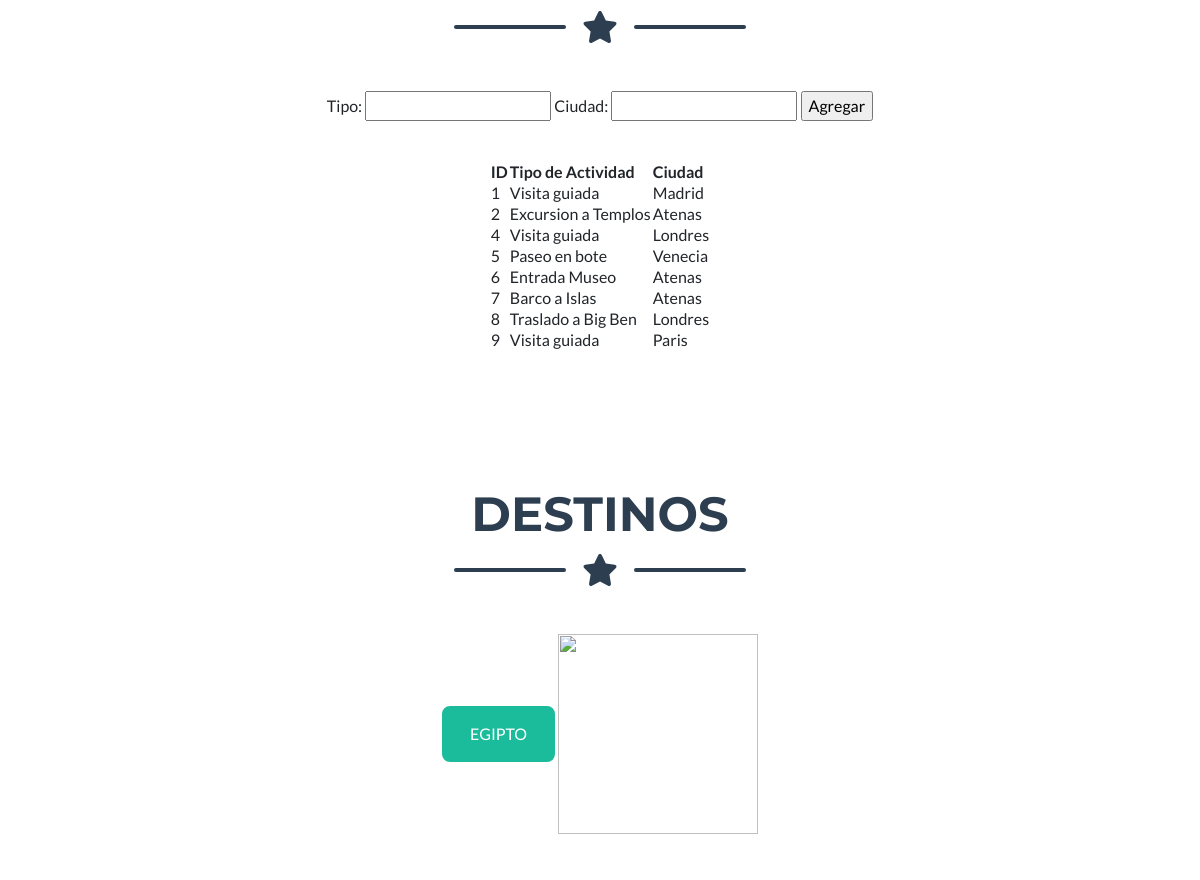
The page /AppKaren/destinos/ (signed in, middle part) on the database as committed earlier.
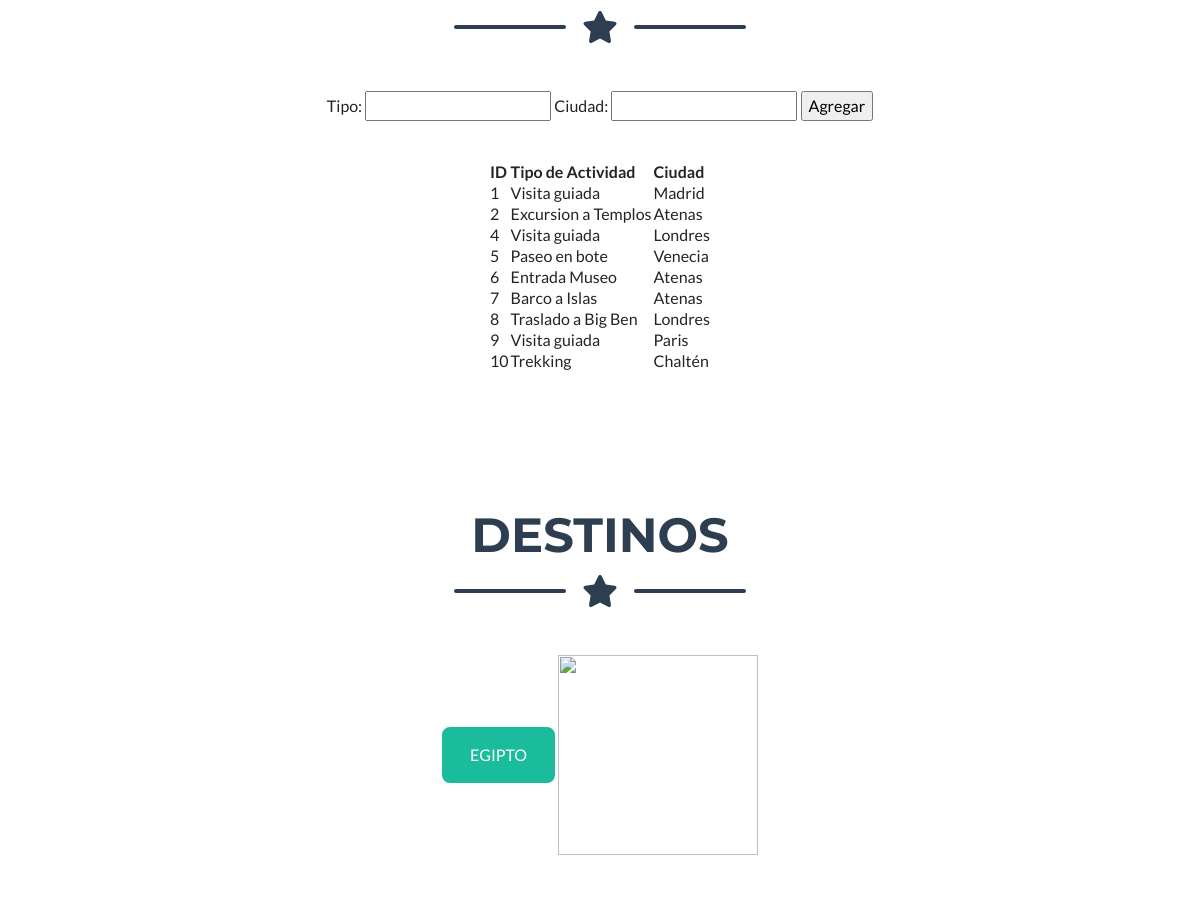
The same page on the database as committed later.
### AppKaren/models.py (models this page shows, shortened)
class Visita(models.Model):
    tipo= models.CharField(max_length=50)
    ciudad= models.CharField(max_length=50)

### AppKaren/views.py (the view)
# urls.py: path("destinos/", destinos, name="destinos"),
def destinos(request):
    if request.method =="POST":
        form = VisitaGForm(request.POST)
        if form.is_valid():
            visita = Visita()
            visita.tipo = form.cleaned_data["tipo"]
            visita.ciudad = form.cleaned_data["ciudad"]
            visita.save()
            form = VisitaGForm()
    else:
        form = VisitaGForm()
    visitas = Visita.objects.all()
    avatar= Avatar.objects.filter(user=request.user.id)[0].imagen.url
    return render(request, "AppKaren/destinos.html", {"visitas": visitas, "form": form, "avatar":avatar} )

### AppKaren/forms.py
class VisitaGForm(forms.Form):
    tipo= forms.CharField(max_length=50)
    ciudad= forms.CharField(max_length=50)

### AppKaren/templates/AppKaren/destinos.html (shortened to what this page needs)
{% extends "AppKaren/padre.html" %}
{% load static %}
    {% block contenido_que_cambia %}
        <div class="divider-custom">
            <div class="divider-custom-line"></div>
            <div class="divider-custom-icon"><i class="fas fa-star"></i></div>
            <div class="divider-custom-line"></div>
        </div> <br>
        <center><form action="" method="post">
            {{form}}
            <input type="submit" value="Agregar">
        </form></center>
        <br>
        <center><table>
            <thead>
                <th>ID</th>
                <th>Tipo de Actividad</th>
                <th>Ciudad</th>
            </thead>
            <tbody>
                {% for visita in visitas %}
                <tr>
                                        <td>
                        {{visita.id}}
                    </td>
                    <td>
                        {{visita.tipo}}
                    </td>
                    <td>
                        {{visita.ciudad}}
                    </td>
                </tr>
                {% endfor %}
            </tbody>
        <table></center>
            <section class="page-section portfolio" id="portfolio">
                <div class="container">
                <br><br>
                        <h2 class="page-section-heading text-center text-uppercase text-secondary mb-0">Destinos</h2>
                        <div class="divider-custom">
                            <div class="divider-custom-line"></div>
                            <div class="divider-custom-icon"><i class="fas fa-star"></i></div>
                            <div class="divider-custom-line"></div>
                        </div> <br>
                        <div class="row justify-content-center">
                            <div class="col-md-6 col-lg-4 mb-5">
                                <div class="btn btn-primary">
                                    <a class="btn btn-primary" href="{% url 'egipto' %}">EGIPTO</a>
                                    </div>
                                    <img src="https://static.vecteezy.com/system/resources/thumbnails/000/661/796/small_2x/Pyramid.jpg" alt="" width="200" height="200">
                                </div>
                            </div>
                            </div>
                </section>
                 <br>
{% endblock %}

Rows that differ between the two databases and show on the page:
added Visita: id "10", tipo "Trekking", ciudad "Chaltén"
